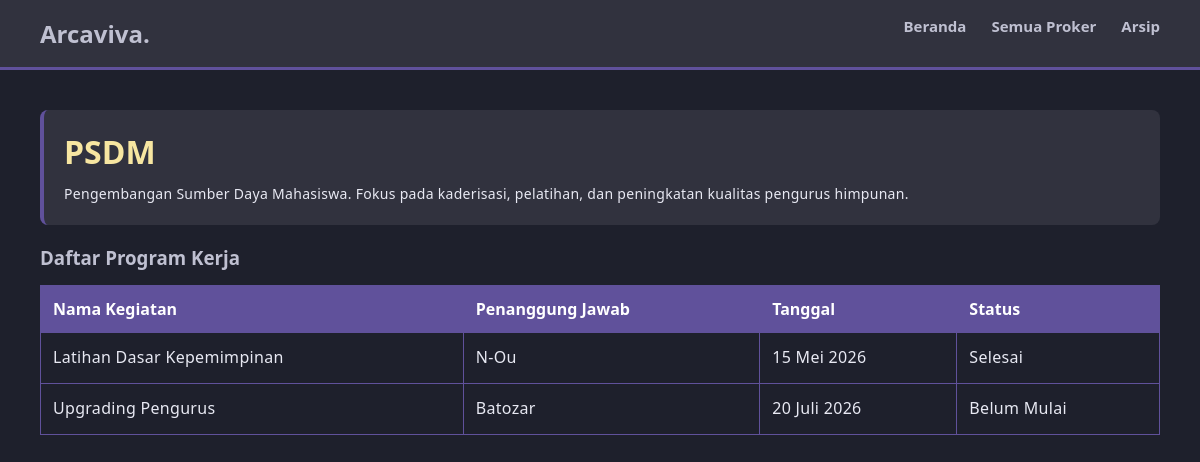
The page /pages/departemen.php?id=1 on the database its author committed.
### tables this page shows
CREATE TABLE `dept` (
  `id_dept` int(11) NOT NULL,
  `nama_dept` varchar(100) DEFAULT NULL,
  `tentang_dept` text DEFAULT NULL
);

CREATE TABLE `proker` (
  `id_proker` int(11) NOT NULL,
  `id_dept` int(11) DEFAULT NULL,
  `nama_proker` varchar(100) DEFAULT NULL,
  `pj_proker` varchar(100) DEFAULT NULL,
  `deskripsi` text DEFAULT NULL,
  `tgl_pelaksanaan` date DEFAULT NULL,
  `status` enum('Belum Mulai','Sedang Berjalan','Selesai') DEFAULT NULL,
  `created` timestamp NOT NULL DEFAULT current_timestamp()
);

### config/functions.php (called while the page is built, shortened)
<?php
require 'database.php';
function query($query) {
    global $conn;
    $result = mysqli_query($conn, $query);
    $rows = [];
    while ($row = mysqli_fetch_assoc($result)) {
        $rows[] = $row;
    }
    return $rows;
}
function format_tanggal($tanggal) {
    $bulan = array (
        1 =>   'Januari', 'Februari', 'Maret', 'April', 'Mei', 'Juni', 'Juli', 'Agustus', 'September', 'Oktober', 'November', 'Desember'
    );
    $pecahkan = explode('-', $tanggal);
    return $pecahkan[2] . ' ' . $bulan[ (int)$pecahkan[1] ] . ' ' . $pecahkan[0];
}
?>

### pages/departemen.php (the view, shortened to what this page needs)
<?php
require '../config/functions.php';
$id_dept = $_GET["id"];
$info_dept = query("SELECT * FROM dept WHERE id_dept = $id_dept")[0];
$proker_dept = query("SELECT * FROM proker WHERE id_dept = $id_dept");
$semua_dept = query("SELECT * FROM dept");
?>
<!DOCTYPE html>
<html lang="id">
<head>
    <link rel="stylesheet" href="../assets/css/style.css">
</head>
<body>
    <nav class="navbar">
        <h2>Arcaviva.</h2>
        <ul class="nav-links">
            <li><a href="home.php">Beranda</a></li>
            <li><a href="proker.php">Semua Proker</a></li>
            <li><a href="arsip.php">Arsip</a></li>
        </ul>
    </nav>
    <div class="container">
        <div class="card" style="border-left: 4px solid #60519b;">
            <h1 style="color: #f7e6a1;"><?= $info_dept['nama_dept']; ?></h1>
            <p style="margin-top: 10px;"><?= $info_dept['tentang_dept']; ?></p>
        </div>
        <h3 style="margin-bottom: 15px;">Daftar Program Kerja</h3>
        <?php if(empty($proker_dept)) { ?>
            <div class="card"><p>Belum ada program kerja di departemen ini.</p></div>
        <?php } else { ?>
            <table>
                <tr>
                    <th>Nama Kegiatan</th>
                    <th>Penanggung Jawab</th>
                    <th>Tanggal</th>
                    <th>Status</th>
                </tr>
                <?php foreach($proker_dept as $p) { ?>
                <tr>
                    <td><?= $p['nama_proker']; ?></td>
                    <td><?= $p['pj_proker']; ?></td>
                    <td><?= format_tanggal($p['tgl_pelaksanaan']); ?></td>
                    <td><?= $p['status']; ?></td>
                </tr>
                <?php } ?>
            </table>
        <?php } ?>
    </div>
</body>
</html>

### assets/css/style.css (style rules this page uses)
* { margin: 0; padding: 0; box-sizing: border-box; font-family: 'Segoe UI', Tahoma, sans-serif; }
body { background-color: #1e202c; color: #bfc0d1; }
.navbar { background-color: #31323e; padding: 15px 40px; display: flex; justify-content: space-between; align-items: center; border-bottom: 3px solid #60519b; }
.nav-links { list-style: none; display: flex; align-items: center; gap: 25px; margin: 0; }
.nav-links li { position: relative; padding-bottom: 15px; }
.nav-links a { color: #bfc0d1; text-decoration: none; font-weight: 600; font-size: 15px; transition: all 0.3s ease; }
.container { padding: 40px; }
.card { background-color: #31323e; padding: 20px; border-radius: 8px; margin-bottom: 20px; }
table { width: 100%; border-collapse: collapse; margin-top: 15px; }
th, td { padding: 12px; border: 1px solid #60519b; text-align: left; }
th { background-color: #60519b; color: #fff; }
p, small, label, td, span { color: #e8e9f3; line-height: 1.6; letter-spacing: 0.3px; }
p { font-size: 14px; }

### rows shown on the page
dept: nama_dept "PSDM", tentang_dept "Pengembangan Sumber Daya Mahasiswa. Fokus pada kaderisasi, pelatihan, dan peningkatan kualitas pengurus himpunan."
proker: nama_proker "Latihan Dasar Kepemimpinan", pj_proker "N-Ou", tgl_pelaksanaan "15 Mei 2026", status "Selesai"
proker: nama_proker "Upgrading Pengurus", pj_proker "Batozar", tgl_pelaksanaan "20 Juli 2026", status "Belum Mulai"
